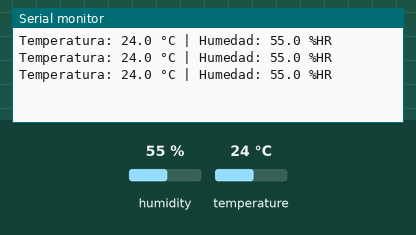
A sketch run on a simulated Arduino Uno, built with avr-gcc and run on an emulated ATmega328P. Shown: the last lines printed to the serial monitor. The inputs (shaded band) are chosen by the test bench; at power-on: humidity 55 %, temperature 24 °C.

Above: at 6.8 s.
6.9 s: humidity set to 22 %
At 10.9 s:
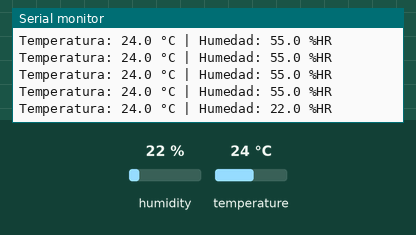
12.3 s: temperature set to 12 °C
At 15.1 s:
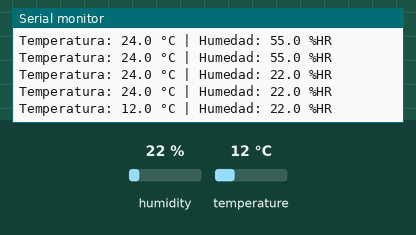
17.7 s: humidity set to 40 %
At 19.4 s:
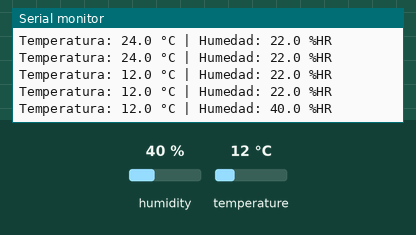
Timing chart, 0 to 20.9 s (numbered marks = the images above; inputs shaded):
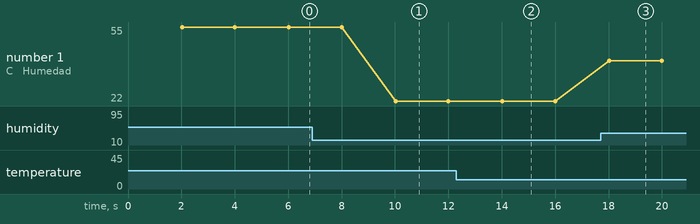

Measured:
- after the input at 6.9 s, the serial monitor: prints a new line after 3.1 s (image 1)
- after the input at 12.3 s, the serial monitor: prints a new line after 1.7 s (image 2)
- after the input at 17.7 s, the serial monitor: prints a new line after 0.32 s (image 3)
- plotted number 1: 55 → 22 after the input at 6.9 s, 22 → 40 after the input at 17.7 s

The sketch:

prueba_dht22.ino
```cpp
#include <DHT.h>
#include <math.h>

#define DHT_PIN 4
#define INTERVALO_LECTURA_MS 2000UL

// El kit del proyecto trae un DHT11. Para usar un DHT22, cambia DHT_TIPO a DHT22.
#ifndef DHT_TIPO
#define DHT_TIPO DHT11
#endif

DHT dht(DHT_PIN, DHT_TIPO);
unsigned long ultimaLectura = 0;

void setup() {
    Serial.begin(115200);
    dht.begin();
    ultimaLectura = millis();
}

void loop() {
    const unsigned long ahora = millis();
    if (ahora - ultimaLectura < INTERVALO_LECTURA_MS) {
        return;
    }
    ultimaLectura = ahora;

    const float temperatura = dht.readTemperature();
    const float humedad = dht.readHumidity();

    if (isnan(temperatura) || isnan(humedad)) {
        Serial.println("Lectura invalida del sensor DHT. Se reintentara en 2 segundos.");
        return;
    }

    Serial.print("Temperatura: ");
    Serial.print(temperatura, 1);
    Serial.print(" °C | Humedad: ");
    Serial.print(humedad, 1);
    Serial.println(" %HR");
}
```
